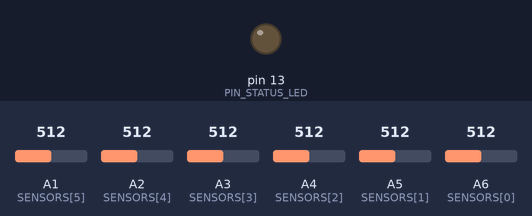
Recording of a program running on a simulated Arduino Nano, built with avr-gcc and run on an emulated ATmega328P. Shown: output pins drawn as LEDs (lit = HIGH). The inputs (shaded band) are chosen by the test bench; at power-on: A1 (SENSORS[5]) = 512, A2 (SENSORS[4]) = 512, A3 (SENSORS[3]) = 512, A4 (SENSORS[2]) = 512, A5 (SENSORS[1]) = 512, A6 (SENSORS[0]) = 512. What the program prints to the serial monitor is not drawn.

Above: at 0.1 s.
Timing chart, 0 to 1.6 s (numbered marks = the images above):
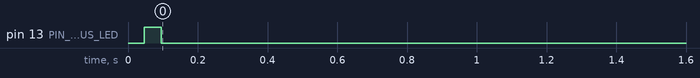

Measured:
- by itself, pin 13 (PIN_STATUS_LED): LOW → HIGH at 0.05 s, → LOW 0.05 s later

The program:

main.cpp
```cpp
 /*
 * Line Sensors Test
 * LED will blink when any sensor detects a transition from low to high
 */
#include <Arduino.h>

const int PIN_STATUS_LED = 13;
const int SENSORS[] = {A6, A5, A4, A3, A2, A1};  // Line sensors pins
const int NUM_SENSORS = 6;

int lastReadings[6] = {0, 0, 0, 0, 0, 0};
const int THRESHOLD = 500;  // Adjust based on your sensors

void setup() {
  pinMode(PIN_STATUS_LED, OUTPUT);
  Serial.begin(9600);
  Serial.println("Line Sensors Test");
}

void loop() {
  bool transition = false;

  // Check each sensor
  for(int i = 0; i < NUM_SENSORS; i++) {
    int currentReading = analogRead(SENSORS[i]);

    // Check for low to high transition
    if(currentReading > THRESHOLD && lastReadings[i] <= THRESHOLD) {
      transition = true;
      Serial.print("Sensor ");
      Serial.print(i);
      Serial.print(": ");
      Serial.println(currentReading);
    }

    lastReadings[i] = currentReading;
  }

  // Blink LED if transition detected
  if(transition) {
    digitalWrite(PIN_STATUS_LED, HIGH);
    delay(50);
    digitalWrite(PIN_STATUS_LED, LOW);
  }

  delay(10);  // Small delay to prevent too frequent readings
}
```
